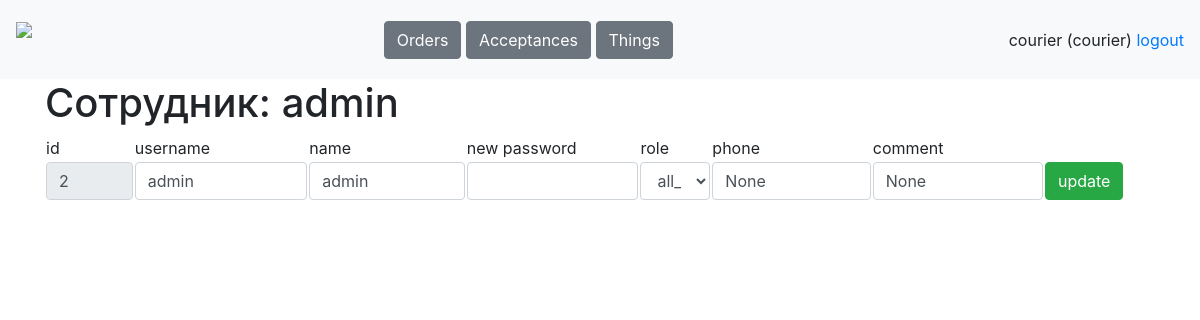
The page /tables/workers/2 (signed in) on the database its author committed.
### data/tables.py (models this page shows, shortened)
class Worker(db_session.SqlAlchemyBase, SerializerMixin, UserMixin):
    __tablename__ = 'workers'
    id = Column(sqlalchemy.Integer, primary_key=True, autoincrement=True)
    username = Column(sqlalchemy.String, nullable=True)
    name = Column(sqlalchemy.String, nullable=True)
    password = Column(sqlalchemy.String, nullable=True)
    role = Column(sqlalchemy.String, nullable=True)
    phone = Column(sqlalchemy.String, nullable=True)
    comment = Column(sqlalchemy.String, nullable=True)
    works = orm.relationship('Work', back_populates='worker')
    acceptances = orm.relationship('Acceptance', back_populates='worker')

### main.py (the view)
@app.route('/tables/workers/<int:worker_id>', methods=['GET', 'POST'])
@stuff.login_and_role_required(current_user, '/tables/worker')
def worker(worker_id):
    if request.method == 'GET':
        return render_template('worker.html', user=current_user,
                               this_user=stuff.get_entry('workers', worker_id))
    elif request.method == 'POST':
        stuff.update_entry('workers', request.form)
        return redirect(f'/tables/workers')

### main.py (called while the page is built)
@login_manager.user_loader
def load_user(worker_id):
    db_sess = stuff.db_sess
    worker = db_sess.query(Worker).get(worker_id)
    return worker

### stuff.py (called while the page is built)
def is_role_acceptable(role, page):
    return True

def login_and_role_required(current_user, page):
    def wrapper(f):
        @wraps(f)
        def decorated_function(*args, **kwargs):
            if current_user.is_authenticated:
                if is_role_acceptable(current_user.role, page):
                    return f(*args, **kwargs)
                return redirect('/dashboard')
            resp = redirect('/login')
            return resp
        return decorated_function
    return wrapper

def get_entry(table, entry_id):
    if table == 'clients':
        return db_sess.query(Client).get(entry_id)
    elif table == 'orders':
        return db_sess.query(Order).get(entry_id)
    elif table == 'acceptances':
        return db_sess.query(Acceptance).get(entry_id)
    elif table == 'things':
        return db_sess.query(Thing).get(entry_id)
    elif table == 'works':
        return db_sess.query(Work).get(entry_id)
    elif table == 'workers':
        return db_sess.query(Worker).get(entry_id)

### templates/worker.html (shortened to what this page needs)
{% extends "base.html"%}
{% block content %}
<h1>Сотрудник: {{this_user.name}}</h1>
<form method="post">
<table>
    <tr>
        <td width="8%">id</td>
        <td>username</td>
        <td>name</td>
        <td>new password</td>
        <td>role</td>
        <td>phone</td>
        <td>comment</td>
    </tr>
    <tr>
        <td width="8%"><input class="form-control" value="{{this_user.id}}" name="id" readonly></td>
        <td><input class="form-control" value="{{this_user.username}}" name="username"></td>
        <td><input class="form-control" value="{{this_user.name}}" name="name"></td>
        <td><input class="form-control" name="new_password"></td>
        <td><select class="form-control" name="role">
            {% for role in ['manager', 'courier', 'worker', 'all_in'] %}
            {% if role == this_user.role %}
            <option selected>{{role}}</option>
            {% else %}
            <option>{{role}}</option>
            {% endif %}
            {% endfor %}
        </select></td>
        <td><input class="form-control" value="{{this_user.phone}}" name="phone"></td>
        <td><input class="form-control" value="{{this_user.comment}}" name="comment"></td>
        <td width="10%"><button type="submit" class="btn btn-success">update</button></td>
    </tr>
</table>
</form><br>
{% endblock %}

### templates/base.html (shortened to what this page needs)
<!doctype html>
<html>
<head>
    <link rel="stylesheet"
          href="https://stackpath.bootstrapcdn.com/bootstrap/4.4.1/css/bootstrap.min.css"
>
    <link rel="stylesheet" href="static/css/style.css" />
</head>
<body>
<header>
    <nav class="navbar navbar-light bg-light">
        <a class="navbar-brand" style="height: 63px;" href="/dashboard"><img height="63px" src="/static/icons/logo.png"></a>
        <div>
            {% if user.role == "manager" %}
                <a class="btn btn-secondary" href="/tables/clients" role="button">Clients</a>
                <a class="btn btn-secondary" href="/tables/orders" role="button">Orders</a>
            {% elif user.role == "courier" %}
                <a class="btn btn-secondary" href="/tables/orders" role="button">Orders</a>
                <a class="btn btn-secondary" href="/tables/acceptances" role="button">Acceptances</a>
                <a class="btn btn-secondary" href="/tables/things" role="button">Things</a>
            {% elif user.role == "worker" %}
                <a class="btn btn-secondary" href="/tables/acceptances" role="button">Acceptances</a>
                <a class="btn btn-secondary" href="/tables/works" role="button">Works</a>
            {% endif %}
        </div>
        <div>
            <a>{{user.name}} ({{user.role}})</a>
            <a href="/logout">logout</a>
        </div>
    </nav>
</header>
<main role="main" class="container">
    {% block content %}{% endblock %}
</main>
</body>
</html>

### rows shown on the page
Worker: name "courier", role "courier"
Worker: name "admin", id "2", username "admin", role "all_in", phone "None", comment "None"
